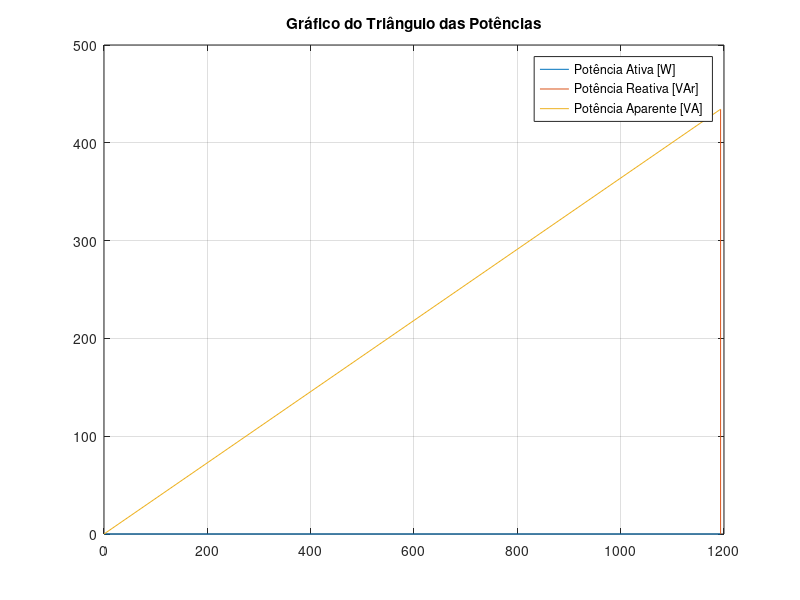

MATLAB code to generate this figure:
# dados fornecidos na questão
fase = -20; vrms = 127; irms = 10;

# definindo a tensão e a corrente no domínio fasorial
v_f = vrms * exp(i*(0/180)*pi);
i_f_conjugado = irms*exp(-i*((fase/180)*pi));

# calculando da potência aparente
S = v_f *i_f_conjugado;
# calculando a potência ativa e potência reativa
P = real(S); Q = imag(S);

# plotando o gráfico do triângulo das potências
figure(1);
plot([0 P], [0 0], [P P], [0 Q], [0 P], [0 Q]); grid on;
title('Gráfico do Triângulo das Potências');
legend('Potência Ativa [W]', 'Potência Reativa [VAr]', ...
       'Potência Aparente [VA]');
